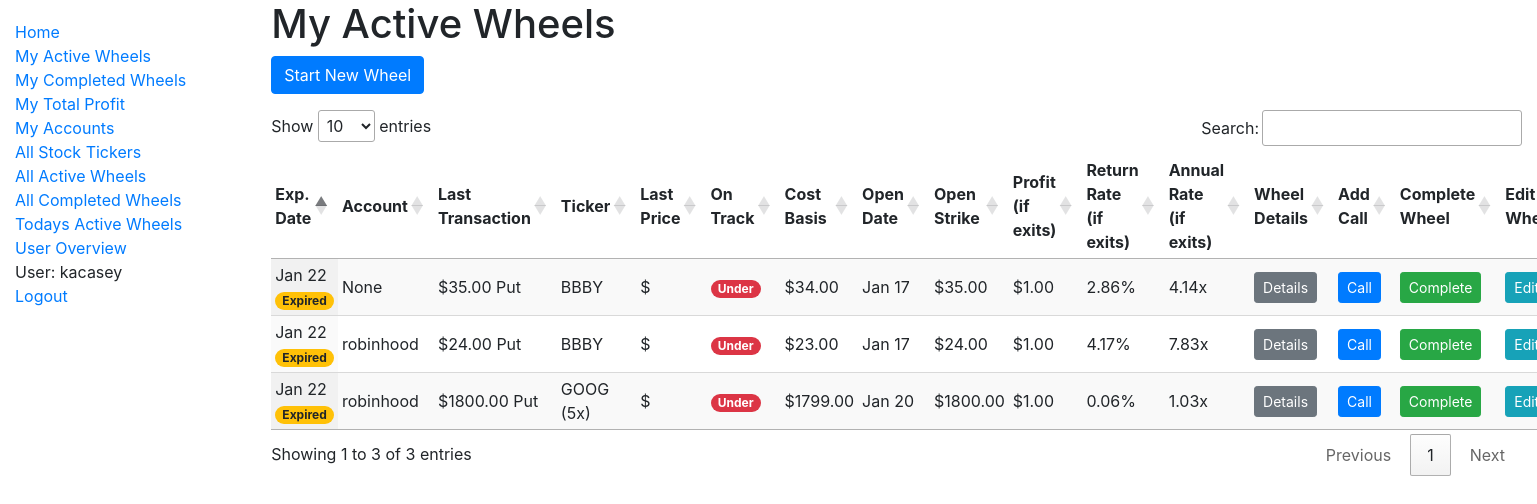
/catalog/my_active_wheels/ (signed in), run on an earlier commit of the app's database.
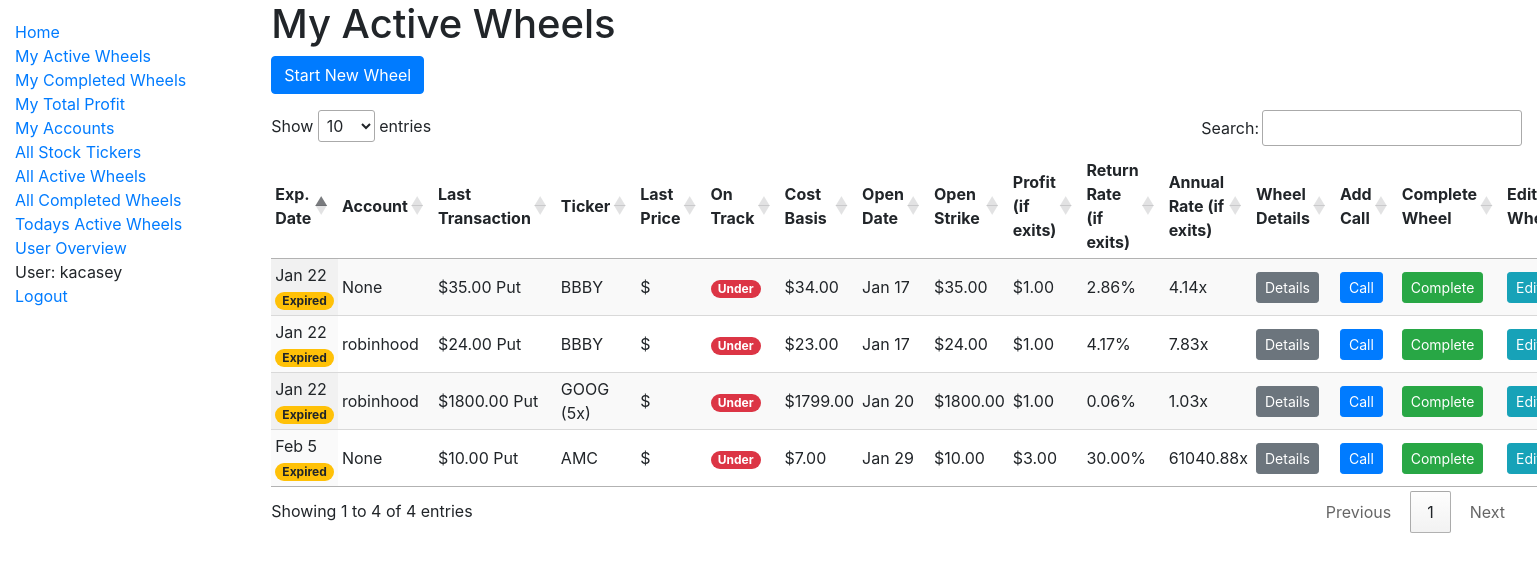
And on a later commit of the database.
### catalog/models.py (models this page shows, shortened)
class OptionWheel(models.Model):
    user = models.ForeignKey(
        settings.AUTH_USER_MODEL,
        on_delete=models.CASCADE,
        db_index=True,
    )
    stock_ticker = models.ForeignKey(
        'StockTicker',
        on_delete=models.CASCADE,
    )
    account = models.ForeignKey(
        Account,
        on_delete=models.SET_NULL,
        db_index=True,
        blank=True,
        null=True,
    )
    quantity = models.IntegerField(default=1)
    is_active = models.BooleanField(db_index=True)
    total_profit = models.DecimalField(max_digits=12, decimal_places=2, default=None, null=True)
    total_days_active = models.IntegerField(default=None, null=True)
    collatoral = models.DecimalField(max_digits=12, decimal_places=2, default=None, null=True)
    def get_all_option_purchases(self):
         return self.option_purchases.all()
    def get_first_option_purchase(self):
        return self.option_purchases.all().last()
    def get_last_option_purchase(self):
        return self.option_purchases.all().first()
    def get_open_date(self):
        first = self.get_first_option_purchase()
        if first:
            return first.purchase_date.date()
        return datetime.min.date()
    def get_expiration_date(self):
        last_purchase = self.get_last_option_purchase()
        if last_purchase:
            return last_purchase.expiration_date
        return datetime.max.date()
    def is_expired(self):
        if not self.is_active:
            return False
        now = datetime.now()
        today = now.date()
        if now.hour >= settings.MARKET_CLOSE_HOUR:
            return self.get_expiration_date() <= today
        return self.get_expiration_date() < today
    def get_cost_basis(self):
        purchases = self.get_all_option_purchases()
        if not purchases:
            return 'N/A'
        revenue = sum(purchase.premium for purchase in purchases)
        first_purchase = self.get_first_option_purchase()
        return first_purchase.strike - revenue
    def add_purchase_data(self, fetch_price=True):
        purchases = self.get_all_option_purchases()
        if purchases:
            cost_basis = self.get_cost_basis()
            first_purchase = self.get_first_option_purchase()
            last_purchase = self.get_last_option_purchase()
            profit_if_exits_here = last_purchase.strike - cost_basis
            days_active_so_far = busday_count_inclusive(
                first_purchase.purchase_date.date(),
                last_purchase.expiration_date,
            )
            decimal_rate_of_return = float(profit_if_exits_here / first_purchase.strike)
            annualized_rate_of_return_if_exits_here = compute_annualized_rate_of_return(decimal_rate_of_return, 1, days_active_so_far)
            self.cost_basis = cost_basis
            self.profit_if_exits_here = profit_if_exits_here
            self.days_active_so_far = days_active_so_far
            self.decimal_rate_of_return = decimal_rate_of_return
            self.annualized_rate_of_return_if_exits_here = annualized_rate_of_return_if_exits_here
            self.open_date = self.get_open_date()
            self.open_strike = first_purchase.strike
            self.expiration_date = self.get_expiration_date()
            self.last_purchase = last_purchase
            self.expired = self.is_expired()
            if fetch_price:
                current_price = get_current_price(self.stock_ticker.name)
                self.current_price = current_price
                if current_price >= last_purchase.strike:
                    self.on_track = 'Exit'
                elif current_price >= cost_basis:
                    self.on_track = 'Hold'
                else:
                    self.on_track = 'Under'
            self.purchases = purchases
    def __str__(self):
        last_purchase = self.get_last_option_purchase()
        quantity_str = f"({self.quantity}X) " if self.quantity > 1 else ""
        account_str = f" [{self.account}]" if self.account else ""
        if not last_purchase:
            return f"{quantity_str}{self.stock_ticker}{account_str}"
        strike = last_purchase.strike
        call_or_put = last_purchase.call_or_put
        open_date = self.get_open_date().strftime(DATE_DISPLAY_FORMAT)
        exp_date = self.get_expiration_date().strftime(DATE_DISPLAY_FORMAT)
        return f"{quantity_str}${strike} {call_or_put} {self.stock_ticker} (opened {open_date}, exp. {exp_date}){account_str}"

class OptionPurchase(models.Model):
    user = models.ForeignKey(
        settings.AUTH_USER_MODEL,
        on_delete=models.CASCADE,
        db_index=True,
    )
    option_wheel = models.ForeignKey(
        'OptionWheel',
        on_delete=models.CASCADE,
        db_index=True,
        related_name='option_purchases'
    )
    purchase_date = models.DateTimeField()
    expiration_date = models.DateField()
    strike = models.DecimalField(max_digits=12, decimal_places=2)
    price_at_date = models.DecimalField(max_digits=12, decimal_places=2)
    premium = models.DecimalField(max_digits=12, decimal_places=2)
    class CallOrPut(models.TextChoices):
        CALL = 'C', _('Call')
        PUT = 'P', _('Put')
    call_or_put = models.CharField(
        max_length=1,
        choices=CallOrPut.choices,
        default=CallOrPut.PUT,
    )
    class Meta:
        ordering = ['-expiration_date', '-purchase_date']

class StockTicker(models.Model):
    name = models.CharField(max_length=200, help_text='Enter a ticker, like TSLA.', unique=True, db_index=True)
    class StockRecommendation(models.TextChoices):
        NONE = 'NO', _('None')
        STABLE = 'ST', _('Stable Choice')
        HIGHVOLATILITY = 'HV', _('High Volatility')
    recommendation = models.CharField(
        max_length=2,
        choices=StockRecommendation.choices,
        default=StockRecommendation.NONE,
    )
    def __str__(self):
        return self.name
    class Meta:
        ordering = ["name"]

class Account(models.Model):
    user = models.ForeignKey(
        settings.AUTH_USER_MODEL,
        on_delete=models.CASCADE,
        db_index=True,
    )
    name = models.CharField(max_length=50, help_text='Enter an account name, like Robinhood.', db_index=True)
    def __str__(self):
        return self.name
    class Meta:
        ordering = ["name"]

### catalog/views.py (the view)
# urls.py: path('my_active_wheels/', views.my_active_wheels, name='my-active-wheels'),
@login_required
def my_active_wheels(request):
    user = request.user
    wheels = OptionWheel.objects \
        .filter(user=user, is_active=True)
    for wheel in wheels:
        print("adding purchase data", wheel)
        wheel.add_purchase_data()
    context = {'wheel_user': user}
    context["wheels"] = wheels
    context["can_edit"] = True
    return render(request, 'active_wheels.html', context=context)

### catalog/business_day_count.py (called while the page is built)
def busday_count_inclusive(start_date, end_date):
  if (start_date == end_date):
  	return 1
  return numpy.busday_count(start_date, end_date) + 1

### catalog/option_price_computation.py (called while the page is built)
def compute_annualized_rate_of_return(profit_decimal, odds, days, profit_decimal_fail_case=0):
    if days < 5:
        days = 5
    rate_of_return_success_case = 1 + profit_decimal
    rate_of_return_fail_case = 1 + profit_decimal_fail_case
    effective_rate_of_return = rate_of_return_success_case * odds + rate_of_return_fail_case * (1 - odds)
    return effective_rate_of_return ** (BUSINESS_DAYS_IN_YEAR / days)

def get_current_price(stockticker_name):
    closes = _get_recent_closes(stockticker_name)
    if closes is None:
        return None
    if len(closes) < 2:
        return closes[0]
    return closes[1]

### catalog/templatetags/filter_tags.py (called while the page is built)
@register.filter
def percentage(value):
    try:
        return '{:.2%}'.format(value)
    except (ValueError, TypeError):
        return value

@register.filter
def call_or_put(value):
    if value == 'P':
        return 'Put'
    elif value == 'C':
        return 'Call'
    return value

### catalog/templates/active_wheels.html
{% extends "base_generic.html" %}
{% block content %}
  {% if user.is_authenticated and user.id == wheel_user.id %}
    <h1>My Active Wheels</h1>
    <p><a type="button" class="btn btn-primary" href="{% url 'wheel-create' %}">Start New Wheel</a></p>
  {% else %}
    <h1>Active Wheels for {{ wheel_user }}</h1>
  {% endif %}
  {% if wheels %}
    {% include '_base_wheel_table.html' with wheels=wheels active=True can_edit=can_edit %}
  {% else %}
    <p>You have no active wheels</p>
  {% endif %}
{% endblock %}

### catalog/templates/_base_wheel_table.html (shortened to what this page needs)
{% load filter_tags %}
<div>
  <table
    class="display compact wheel_table" {% if not active %} data-order='[[ 0, "desc" ]]'{% endif %}>
    <thead>
      <tr>
        <th>Exp. Date</th>
        <th>Account</th>
        <th>Last Transaction</th>
        <th>Ticker</th>
        {% if active %}
          <th>Last Price</th>
          <th>On Track</th>
        {% endif %}
        <th>Cost Basis</th>
        <th>Open Date</th>
        <th>Open Strike</th>
        <th>Profit{% if active %} (if exits){% endif %}</th>
        <th>Return Rate{% if active %} (if exits){% endif %}</th>
        <th>Annual Rate{% if active %} (if exits){% endif %}</th>
        <th>Wheel Details</th>
        {% if can_edit %}
          <th>Add Call</th>
          <th>Complete Wheel</th>
          <th>Edit Wheel</th>
        {% endif %}
      </tr>
    </thead>
    <tbody>
      {% for row in wheels %}
        <tr>
          <td data-order={{ row.expiration_date | date:"c" }}>
            {{ row.expiration_date | date:"M j" }}
            {% if row.expired %}
              <span class="badge badge-pill badge-warning">Expired</span>
            {% endif %}
          </td>
          <td>
            {{ row.account }}
          </td>
          <td>
            ${{ row.last_purchase.strike }} {{ row.last_purchase.call_or_put | call_or_put }}
          </td>
          <td>
            {{ row.stock_ticker }}
            {% if row.quantity > 1 %}
              ({{ row.quantity}}x)
            {% endif %}
          </td>
          {% if active %}
            <td>
              ${{ row.current_price | floatformat:2 }}
            </td>
            <td>
              {% if row.on_track == 'Exit' %}
                <span class="badge badge-pill badge-success">{{row.on_track}}</span>
              {% elif row.on_track == 'Hold' %}
                <span class="badge badge-pill badge-warning">{{row.on_track}}</span>
              {% elif row.on_track == 'Under'%}
                <span class="badge badge-pill badge-danger">{{row.on_track}}</span>
              {% endif %}
            </td>
          {% endif %}
          <td>
            ${{ row.cost_basis }}
          </td>
          <td data-order={{ row.open_date | date:"c" }}>
            {{ row.open_date | date:"M j"}}
          </td>
          <td>
            ${{ row.open_strike }}
          </td>
          <td>
            ${{ row.profit_if_exits_here }}
          </td>
          <td>
            {{ row.decimal_rate_of_return | percentage }}
          </td>
          <td data-order={{ row.annualized_rate_of_return_if_exits_here }}>
            {{ row.annualized_rate_of_return_if_exits_here | floatformat:2 }}x
          </td>
          <td>
            <a type="button" class="btn btn-secondary btn-sm" href="{% url 'wheel-detail' pk=row.pk %}">Details</a>
          </td>
          {% if can_edit %}
            <td>
              <a type="button" class="btn btn-primary btn-sm" href="{% url 'purchase-create' wheel_id=row.pk %}">Call</a>
            </td>
            <td>
              <a type="button" class="btn btn-success btn-sm" href="{% url 'wheel-complete' pk=row.pk %}?next={{ request.path|urlencode }}">Complete</a>
            </td>
            <td>
              <a type="button" class="btn btn-info btn-sm" href="{% url 'wheel-update' pk=row.pk %}">Edit</a>
            </td>
          {% endif %}
        </tr>
      {% endfor %}
    </tbody>
  </table>
</div>

What changed in the data, as far as the page shows it:
added OptionWheel: expiration_date "Feb 5", shows "Expired", account "None", last_purchase.strike "10.00", last_purchase.call_or_put|call_or_put "Put", stock_ticker "AMC", on_track "Under", cost_basis "7.00", open_date "Jan 29", open_strike "10.00", profit_if_exits_here "3.00", decimal_rate_of_return|percentage "30.00%", annualized_rate_of_return_if_exits_here "61040.88"
Also different on the page:
text written by a page script: "Show entries Search: Showing 1 to 3 of 3 entries Previous 1 Next" → "Show entries Search: Showing 1 to 4 of 4 entries Previous 1 Next"
